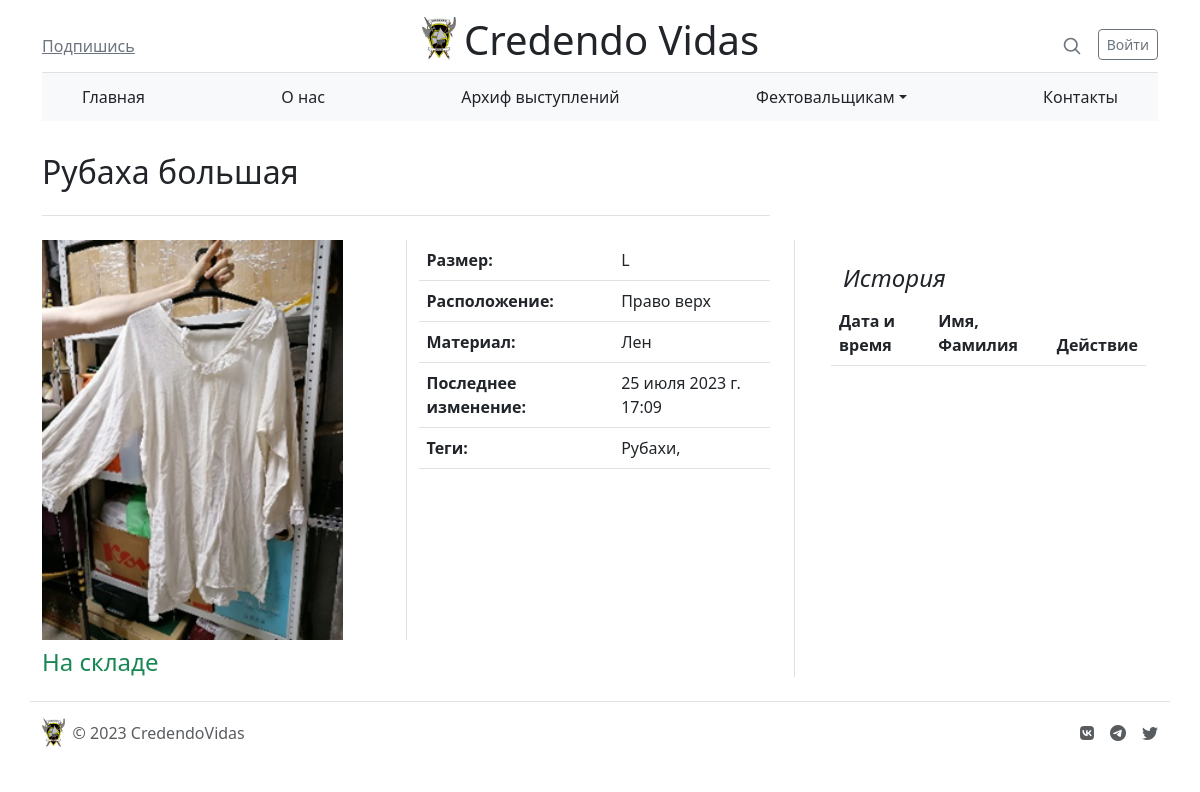
Page /store/item-id=2 on the committed database.
### store/models.py (models this page shows, shortened)
class Item(models.Model):
    STORED = True
    ACTIVE = False
    STATUS_CHOISES = [
        (STORED, 'На складе'),
        (ACTIVE, 'В работе')
    ]
    name = models.CharField('Название', max_length=100)
    photo = models.ImageField(upload_to='store/item_images/', null=True)
    place = models.CharField('Место на складе', max_length=50)
    size = models.CharField('Размер', max_length=30)
    material = models.CharField('Материал', max_length=30, blank=True)
    status = models.BooleanField('Статус', choices=STATUS_CHOISES)
    color = models.ManyToManyField(Color)
    last_status_change = models.DateTimeField('Последнее изменение статуса')
    tags = models.ManyToManyField(Tag)
    category = models.ForeignKey(Category, on_delete=models.CASCADE, verbose_name="Категория", blank=True, null=True)
    class Meta:
        verbose_name = 'Предмет'
        verbose_name_plural = 'Предметы'

class Tag(models.Model):
    title = models.CharField('Название тега', max_length=15)
    class Meta:
        verbose_name = 'Тег'
        verbose_name_plural = 'Теги'

### store/views.py (the view)
# urls.py: path('item-id=<int:id>', views.item, name='item'),
def item(request, id):
    item = Item.objects.get(id=id)
    history = Operation.objects.filter(item=item)
    return render(request, 'store/item.html', {'item': item, 'history': history})

### templates/store/item.html (shortened to what this page needs)
{% extends 'main/layout.html' %}
{% load static %}
{% block content %}
    <main class="container">
  <div class="row g-5">
    <div class="col-md-8">
      <h2 class="pb-4 my-4 border-bottom">
          {{ item.name }}
      </h2>
    </div>
  </div>
    <div class="row g-5">
        <div class="col-8">
            <div class="row mb-2 justify-content-center">
                <div class="col">
                    <img src="{{ item.photo.url }}" height="400px">
                </div>
                <div class="col border-start">
                    <table class="table">
                        <tbody>
                            <tr>
                                <th scope="row">Размер:</th>
                                <td>{{ item.size }}</td>
                            </tr>
                            <tr>
                                    <th scope="row">Расположение:</th>
                                    <td>{{ item.place }}</td>
                            </tr>
                            <tr>
                                    <th scope="row">Материал:</th>
                                    <td>{{ item.material }}</td>
                            </tr>
                            <tr>
                                    <th scope="row">Последнее изменение:</th>
                                    <td>{{ item.last_status_change }}</td>
                            </tr>
                            <tr>
                                    <th scope="row">Теги:</th>
                                    <td>{% for tag in item.tags.all %}
                                        {{ tag.title }},
                                        {% endfor %}
                                    </td>
                            </tr>
                        </tbody>
                    </table>
                </div>
            </div>
            <div class="row">
                <div class="col">
                    {% if item.status == item.STORED %}
                            <h4 class="mb-0 text-success"> На складе</h4>
                    {% else %}
                            <h4 class="mb-0 text-danger"> В работе</h4>
                    {% endif %}
                </div>
            </div>
        </div>
        <div class="col-4 border-start">
          <div class="position-sticky" style="top: 2rem;">
            <div class="p-4">
              <h4 class="fst-italic">История</h4>
              <div class="row justify-content-between">
                  <table class="table">
                      <thead>
                        <tr>
                            <th scope="col">Дата и время</th>
                            <th scope="col">Имя, Фамилия</th>
                            <th scope="co">Действие</th>
                        </tr>
                      </thead>
                  </table>
              </div>
            </div>
          </div>
        </div>
    </div>
</main>
{% endblock %}

### rows in the picture
Item: name "Рубаха большая", photo (picture), size "L", place "Право верх", material "Лен", last_status_change "25 июля 2023 г. 17:09"
Tag: title "Рубахи"
